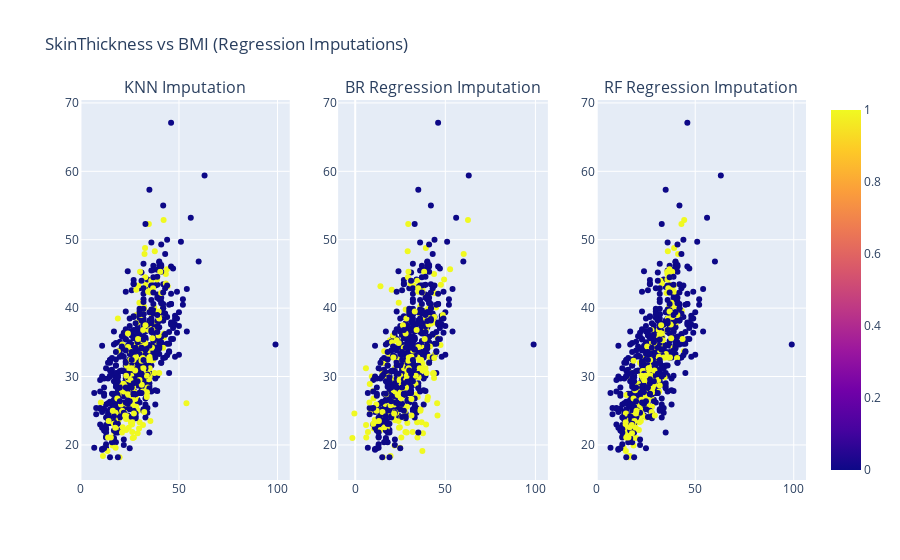

Notebook cell for this chart:
### Code cell
fig = make_subplots(rows=1, cols=3, shared_xaxes=False, subplot_titles=("KNN Imputation", "BR Regression Imputation", "RF Regression Imputation"))
fig.add_trace(fig_knn['data'][0], row=1, col=1)
fig.add_trace(fig_br['data'][0], row=1, col=2)
fig.add_trace(fig_rf['data'][0], row=1, col=3)
fig.update_layout(title="SkinThickness vs BMI (Regression Imputations)")
fig.show()

### Figure 1 — Plotly figure (JSON) as saved in the notebook; plotly's stock layout.template omitted (floating-point values rounded to 4 significant figures; data arrays with more than 128 entries replaced by an {"elided": "..."} marker saying what was removed)
{"data": [{"hovertemplate": "SkinThickness=%{x}<br>BMI=%{y}<br>color=%{marker.color}<extra></extra>", "legendgroup": "", "marker": {"color": {"elided": "752 int values"}, "coloraxis": "coloraxis", "symbol": "circle"}, "mode": "markers", "name": "", "orientation": "v", "showlegend": false, "type": "scatter", "x": {"elided": "752 float values"}, "xaxis": "x", "y": {"elided": "752 float values"}, "yaxis": "y"}, {"hovertemplate": "SkinThickness=%{x}<br>BMI=%{y}<br>color=%{marker.color}<extra></extra>", "legendgroup": "", "marker": {"color": {"elided": "752 int values"}, "coloraxis": "coloraxis", "symbol": "circle"}, "mode": "markers", "name": "", "orientation": "v", "showlegend": false, "type": "scatter", "x": {"elided": "752 float values"}, "xaxis": "x2", "y": {"elided": "752 float values"}, "yaxis": "y2"}, {"hovertemplate": "SkinThickness=%{x}<br>BMI=%{y}<br>color=%{marker.color}<extra></extra>", "legendgroup": "", "marker": {"color": {"elided": "752 int values"}, "coloraxis": "coloraxis", "symbol": "circle"}, "mode": "markers", "name": "", "orientation": "v", "showlegend": false, "type": "scatter", "x": {"elided": "752 float values"}, "xaxis": "x3", "y": {"elided": "752 float values"}, "yaxis": "y3"}], "layout": {"annotations": [{"font": {"size": 16}, "showarrow": false, "text": "KNN Imputation", "x": 0.1444, "xanchor": "center", "xref": "paper", "y": 1, "yanchor": "bottom", "yref": "paper"}, {"font": {"size": 16}, "showarrow": false, "text": "BR Regression Imputation", "x": 0.5, "xanchor": "center", "xref": "paper", "y": 1, "yanchor": "bottom", "yref": "paper"}, {"font": {"size": 16}, "showarrow": false, "text": "RF Regression Imputation", "x": 0.8556, "xanchor": "center", "xref": "paper", "y": 1, "yanchor": "bottom", "yref": "paper"}], "title": {"text": "SkinThickness vs BMI (Regression Imputations)"}, "xaxis": {"anchor": "y", "domain": [0, 0.2889]}, "xaxis2": {"anchor": "y2", "domain": [0.3556, 0.6444]}, "xaxis3": {"anchor": "y3", "domain": [0.7111, 1]}, "yaxis": {"anchor": "x", "domain": [0, 1]}, "yaxis2": {"anchor": "x2", "domain": [0, 1]}, "yaxis3": {"anchor": "x3", "domain": [0, 1]}}}
